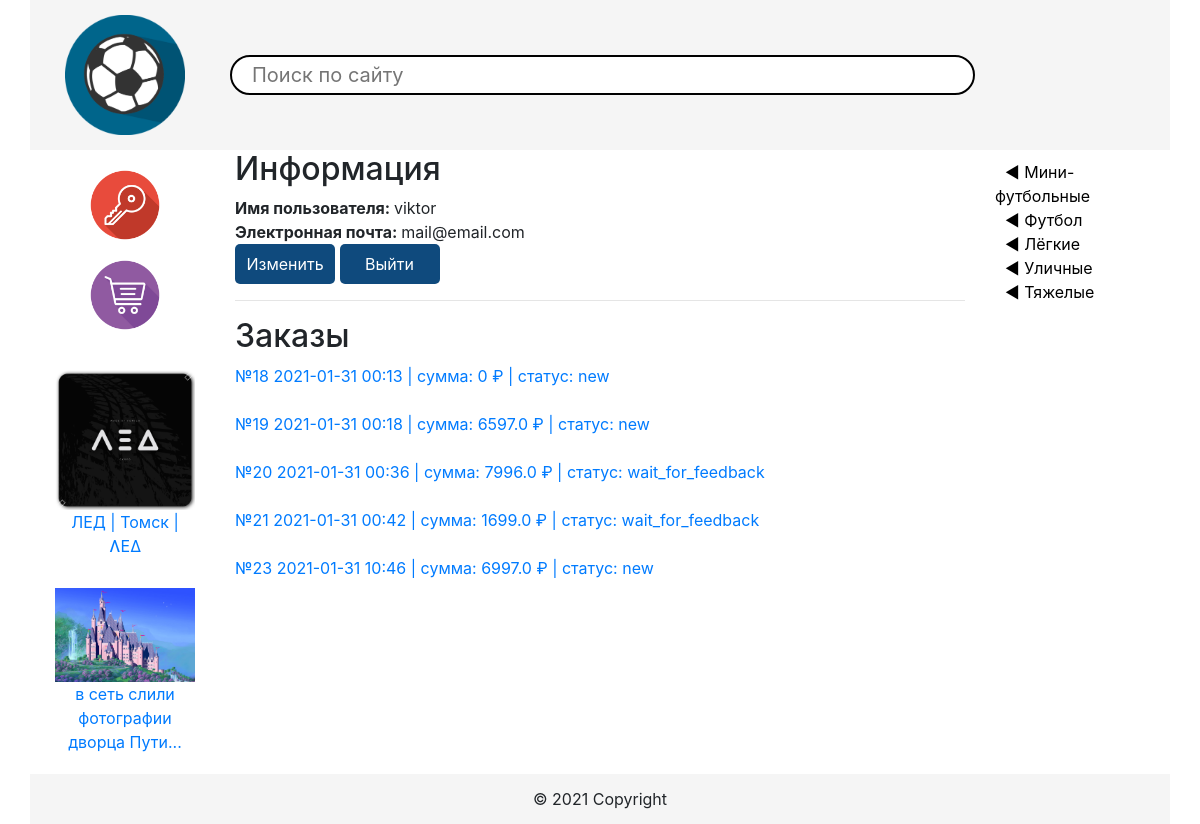
The page /user/profile/ (signed in) on the database its author committed.
### shop/models.py (models this page shows, shortened)
class Advertisement(models.Model):
    name = models.CharField(max_length=255)
    image = models.ImageField(upload_to='advertisement')
    url = models.URLField()

class Ball(models.Model):
    name = models.CharField(max_length=255, verbose_name='The title of ball product')
    description = models.TextField()
    sport_type = models.ForeignKey(SportType, on_delete=models.DO_NOTHING, verbose_name='Sport ball made for')
    maker = models.ForeignKey(Manufacturer, on_delete=models.DO_NOTHING, verbose_name='Ball made by')
    material = models.ForeignKey(Material, on_delete=models.DO_NOTHING, verbose_name='Ball made of')
    image = models.ImageField(upload_to='products', verbose_name='Image of product')
    price = models.FloatField(verbose_name='The cost of one ball')

class SportType(models.Model):
    name = models.CharField(max_length=255, verbose_name='The name of sport')

### order/models.py (models this page shows, shortened)
class Order(models.Model):
    customer = models.ForeignKey(User, on_delete=models.CASCADE)
    products = models.ManyToManyField(ProductInCart, verbose_name='List of purchased products')
    address = models.ForeignKey(DeliveryAddress, on_delete=models.DO_NOTHING)
    status = models.IntegerField(verbose_name='Condition of the order. See «OrderStatus» enum')
    payment_method = models.ForeignKey(PaymentMethod, on_delete=models.DO_NOTHING)
    creation_datetime = models.DateTimeField()
    @property
    def total_cost(self):
        sum_cost = 0
        for product_in_cart in self.products.all():
            sum_cost += product_in_cart.product.price * product_in_cart.quantity
        return sum_cost
    @property
    def status_str(self):
        return OrderStatus(self.status).name

class ProductInCart(models.Model):
    product = models.ForeignKey(Ball, on_delete=models.CASCADE,
                                verbose_name='Specific product added to the card',)
    quantity = models.IntegerField(verbose_name='Quantity of specific products added to card')

### user/views.py (the view)
# urls.py: path('profile/', views.user_profile_page, name='user_profile_page'),
def user_profile_page(request: HttpRequest):
    if request.user.is_authenticated:
        user_orders = Order.objects.filter(customer=request.user)
        return render(request, 'user_profile.html', {'orders': user_orders})
    else:
        return HttpResponseRedirect(reverse('index_page'))

### shop/templatetags/tags.py (called while the page is built)
@register.simple_tag()
def get_categories():
    return SportType.objects.all()

@register.simple_tag()
def get_advertisements():
    return Advertisement.objects.all()

### templates/user_profile.html (shortened to what this page needs)
{% extends "base.html" %}
{% load static %}
{% block content %}
    <div class="col-8 profile">
        <h2>Информация</h2>
        <b>Имя пользователя: </b>{{ request.user.username }}<br>
        <b>Электронная почта: </b>{{ request.user.email }}<br>
        <a href="{% url "user_edit_profile_page" %}"><input type="button" value="Изменить"></a>
        <a href="{% url "logout" %}?path={{ request.path }}"><input type="button" value="Выйти"></a>
        <hr>
        <h2>Заказы</h2>
        {% for order in orders %}
            <a href="{% url "check_order_page" order.id %}">№{{ order.id }}
                {{ order.creation_datetime|date:'Y-m-d H:i' }} | сумма: {{ order.total_cost }} ₽ | статус: {{ order.status_str }}</a>
            <br><br>
        {% empty %}
            Нет заказов
        {% endfor %}
    </div>
{% endblock %}

### templates/base.html (shortened to what this page needs)
{% load static %}
{% load tags %}
{% get_categories as categories %}
{% get_advertisements as advertisements %}
<!doctype html>
<html lang="ru">
<head>
    <link rel="stylesheet" type="text/css" href="{% static "slick/slick.css" %}"/>
    <link rel="stylesheet" type="text/css" href="{% static "slick/slick-theme.css" %}"/>
    <link rel="stylesheet" href="https://stackpath.bootstrapcdn.com/bootstrap/4.5.0/css/bootstrap.min.css"
>
    <link rel="stylesheet" href="{% static "/css/styles.css" %}">
</head>
<body>
<div class="container">
    <div class="row header">
        <div class="col-2" id="logo">
            <a href="{% url "index_page" %}"><img src="{% static "img/logo.webp" %}" alt="Logo" height="100%"></a>
        </div>
        <div class="col-8" id="search">
            <form action="{% url "search_form" %}" method="get">
                <label>
                    <input type="text" placeholder="Поиск по сайту" name="query">
                </label>
            </form>
        </div>
    </div>
    <div class="row">
        <div class="col-2" id="icons">
            {% if request.user.is_authenticated %}
            <a href="{% url "user_profile_page" %}">
                <img src="{% static "img/account.png" %}" width="70px" alt="Account">
            </a><br>
            <a href="{% url "cart_page" %}">
                <img src="{% static "img/basket.png" %}" width="70px" alt="Shopping Cart">
            </a>
            {% endif %}
            {% block right_div %}
            <div id="border-div">
                {% for advertisement in advertisements %}
                    <div>
                        <a href="{{ advertisement.url }}">
                            <img src="/static/media{{ advertisement.image.url }}" title="{{ advertisement.name }}"
                                 alt="{{ advertisement.name }}"><br>
                            {{ advertisement.name }}
                        </a>
                    </div>
                {% endfor %}
            </div>
            {% endblock %}
        </div>
        {% block content %}{% endblock %}
        <div class="col-2">
            {% block left_div %}
                <div id="border-div">
                    <ul>
                        {% for category in categories %}
                            <li><a href="{% url "catalog" category.id %}" title="{{ category.description }}">
                            ◀ {{ category.name }}
                        </a>
                        {% endfor %}
                    </ul>
                </div>
            {% endblock %}
        </div>
    </div>
    <div class="row footer">
        <div class="col-12">
            © 2021 Copyright
        </div>
    </div>
</div>
</body>
</html>

### static/css/styles.css (style rules this page uses)
body { background: white; }
.container { background-color: white; }
.header { background-color: whitesmoke; }
#logo { padding: 15px; text-align: center; height: 150px; }
#logo img { border-radius: 5px; }
#search { padding-left: 0; }
#search input { height: 40px; border-radius: 35px; width: 100%; border: black solid 2px; margin: 55px 10px; padding-left: 20px; font-size: 20px; }
#search label { padding-top: 0px; line-height: 107px; width: 100%; height: 127px; }
#icons { text-align: center; }
#icons img { padding-top: 20px; background-color: white; }
#border-div { width: 100%; margin-top: 10px; margin-bottom: 10px; }
#border-div ul { padding-left: 0; list-style-type: none; }
#border-div ul li a { color: black; padding-left: 10px; list-style-type: none; }
#border-div div:first-of-type { padding: 10px; }
#border-div div { padding: 0 10px 10px; }
#border-div a img { width: 100%; }
.footer { background-color: #F5F5F5; line-height: 50px; text-align: center; }
.profile input[type="button"] { border: none; background-color: #0F4A7D; width: 100px; height: 40px; border-radius: 5px; color: white; }

### rows shown on the page
Advertisement: image (picture), name "ЛЕД | Томск | ɅE∆"
Advertisement: image (picture), name "в сеть слили фотографии дворца Пути..."
Order: id "18", creation_datetime "2021-01-31 00:13", total_cost "0", status_str "new"
Order: id "19", creation_datetime "2021-01-31 00:18", total_cost "6597.0", status_str "new"
Order: id "20", creation_datetime "2021-01-31 00:36", total_cost "7996.0", status_str "wait_for_feedback"
Order: id "21", creation_datetime "2021-01-31 00:42", total_cost "1699.0", status_str "wait_for_feedback"
Order: id "23", creation_datetime "2021-01-31 10:46", total_cost "6997.0", status_str "new"
SportType: name "Мини-футбольные"
SportType: name "Футбол"
SportType: name "Лёгкие"
SportType: name "Уличные"
SportType: name "Тяжелые"

### other values the page prints
{{ request.user.username }} "viktor"
{{ request.user.email }} "mail@email.com"
